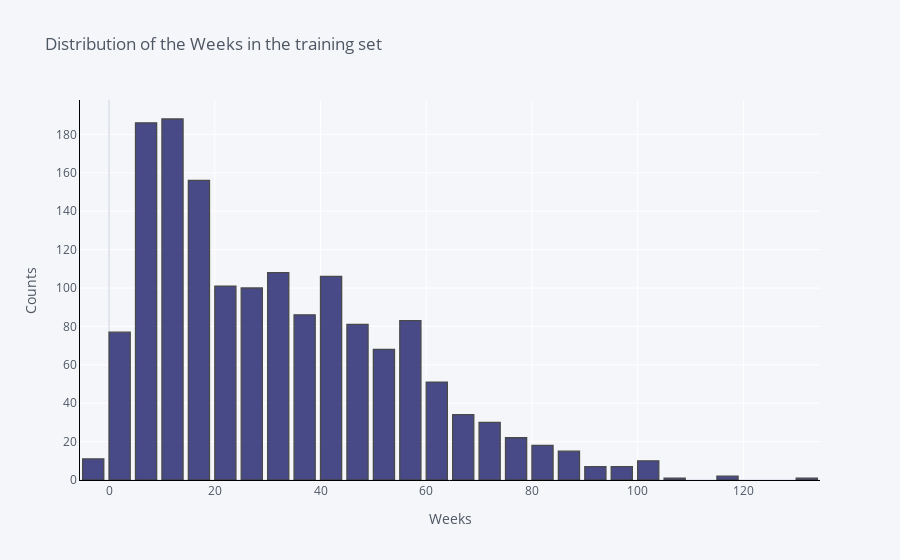

Notebook code cell kept with this figure:
### Code cell
# Distribution of Weeks - Histogram

train_df['Weeks'].iplot(kind='hist',
                              xTitle='Weeks', 
                              yTitle='Counts',
                              linecolor='black', 
                              opacity=0.7,
                              color='#000058',
                              theme='pearl',
                              bargap=0.2,
                              gridcolor='white',
                              title='Distribution of the Weeks in the training set')

### Figure 1 — Plotly figure (JSON) as saved in the notebook; plotly's stock layout.template omitted (floating-point values rounded to 4 significant figures; data arrays with more than 128 entries replaced by an {"elided": "..."} marker saying what was removed)
{"data": [{"histfunc": "count", "histnorm": "", "marker": {"color": "rgba(0, 0, 88, 1.0)", "line": {"color": "#000000", "width": 1.3}}, "name": "Weeks", "opacity": 0.7, "orientation": "v", "type": "histogram", "x": {"elided": "1549 int values"}}], "layout": {"bargap": 0.2, "barmode": "overlay", "legend": {"bgcolor": "#F5F6F9", "font": {"color": "#4D5663"}}, "paper_bgcolor": "#F5F6F9", "plot_bgcolor": "#F5F6F9", "title": {"font": {"color": "#4D5663"}, "text": "Distribution of the Weeks in the training set"}, "xaxis": {"gridcolor": "white", "linecolor": "black", "showgrid": true, "tickfont": {"color": "#4D5663"}, "title": {"font": {"color": "#4D5663"}, "text": "Weeks"}, "zerolinecolor": "#E1E5ED"}, "yaxis": {"gridcolor": "white", "linecolor": "black", "showgrid": true, "tickfont": {"color": "#4D5663"}, "title": {"font": {"color": "#4D5663"}, "text": "Counts"}, "zerolinecolor": "#E1E5ED"}}}
